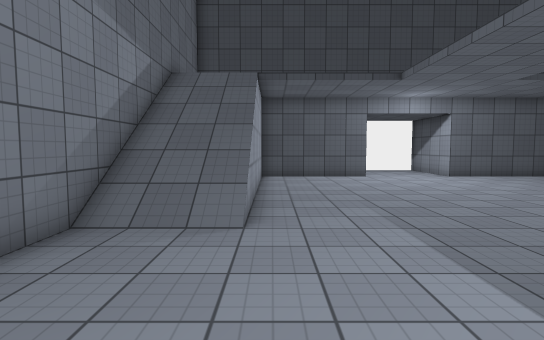
view 1 (above)

14 first-person views from a walk through a 3-D level made in the Unity game engine. The camera is 1.4 m above the floor, tilts 4° down and sees 80° across. The floor is counted in squares, 1 m on a side. Each view is taken from the middle of a square. On the plan, view 1 faces up. The plan holds only what a view shows up to about 15 squares ahead; the rest is blank. The place goes on beyond the plan. The player is left out. Some animated figures are not drawn. Surface patterns are stand-ins for the level's own textures.

view 2
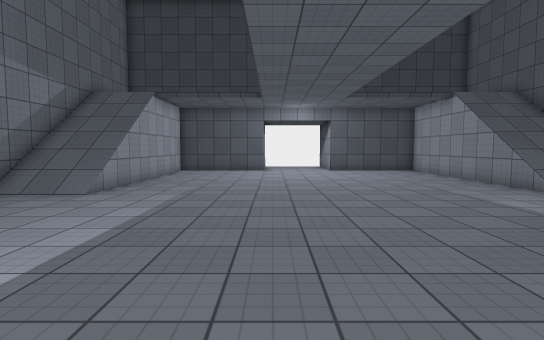

view 3
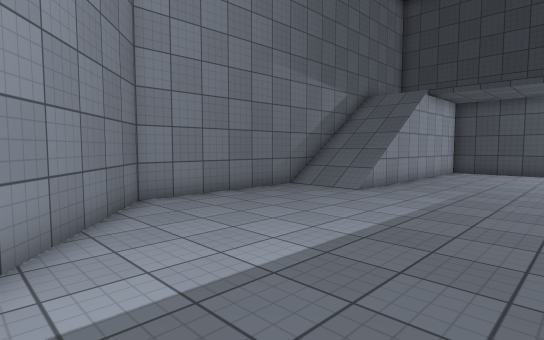

view 4
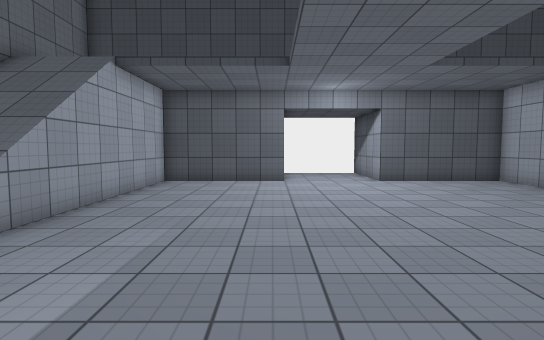

view 5
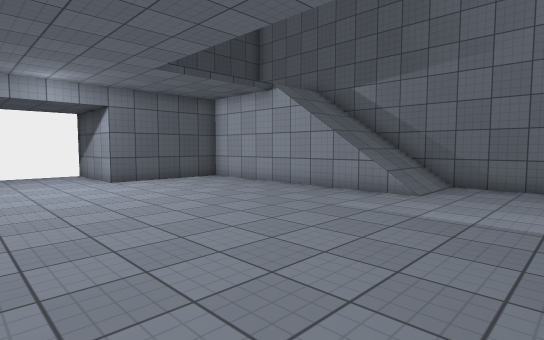

view 6
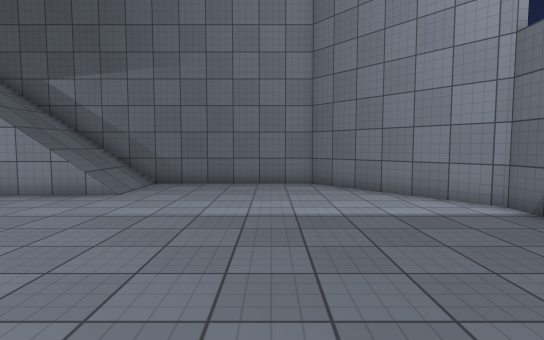

view 7
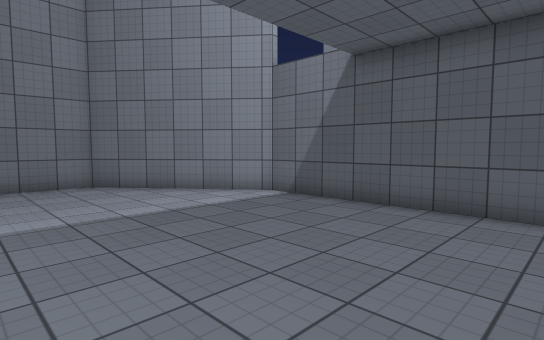

view 8
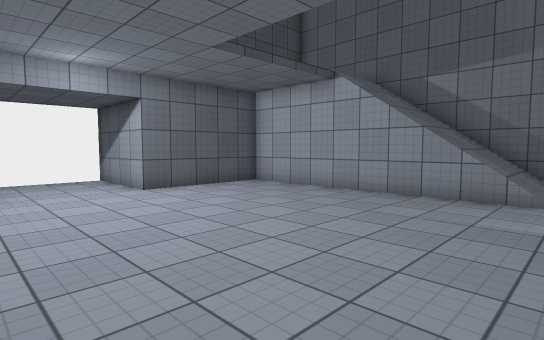

view 9
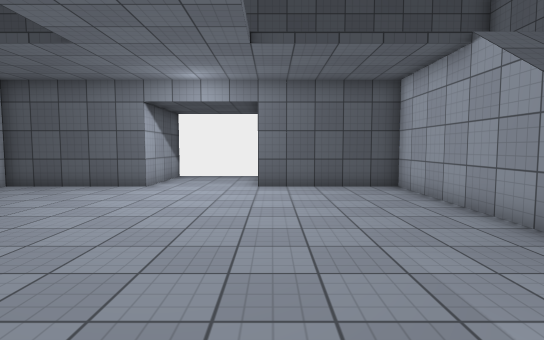

view 10
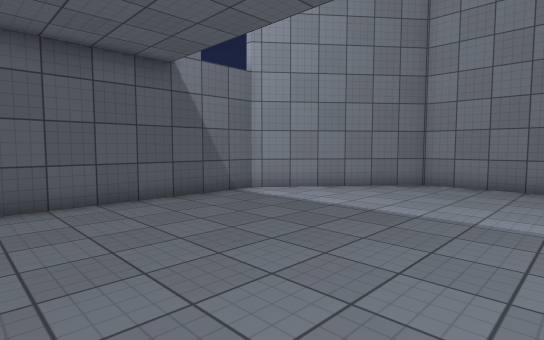

view 11
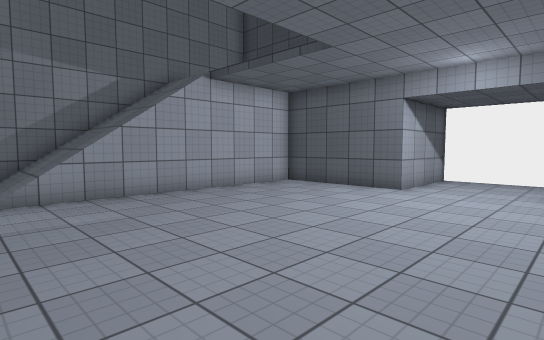

view 12
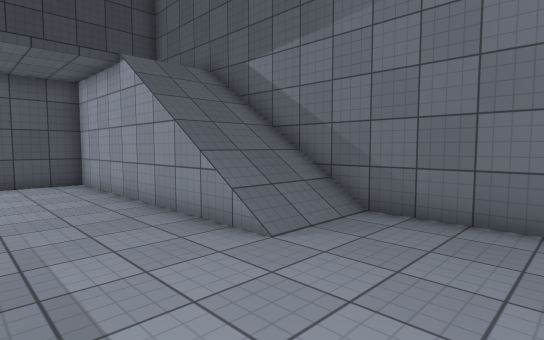

view 13
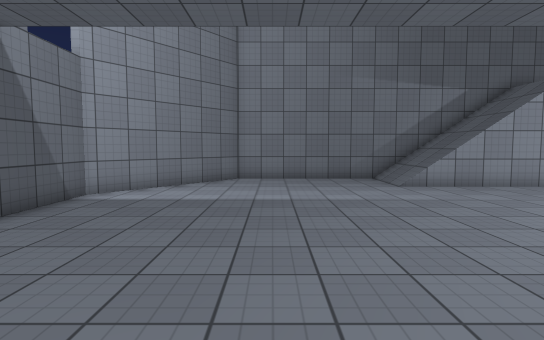

view 14
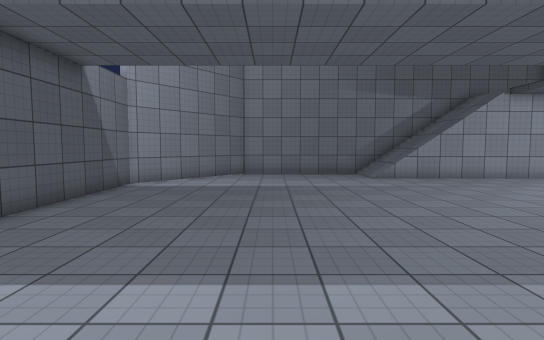

### Floor plan
Key: @ floor where view 1 was taken; # wall or solid block; . floor; / step, stairs or slope.
Columns run from 4 left of view 1 to 17 right of it. Each row starts with its distance up from view 1.
 20         ######
 19         #....#
 18         #....#
 17         #....#
 16 #########....#########
 15 #   ..............   #
 14 #   ..............   #
 13 #   ..............   #
 12 #   ..............   #
 11 #///..............///#
 10 #///..............///#
  9 #///..............///#
  8 #///..............///#
  7 #///..............///#
  6 #///..............///#
  5 #....................#
  4 #....................#
  3 #....................#
  2 #....................#
  1 #....................#
  0 #...@................#
 -1 ##..................##
 -2  ##................##
 -3   ###............###
 -4     ##..........##
 -5      ############

Where each view was taken, in squares from view 1:
view 1: 0 up, 0 right, facing up
view 2: 4 down, 5 right, facing up
view 3: 4 down, 5 right, facing up-left
view 4: 2 up, 4 right, facing up
view 5: 2 up, 4 right, facing up-right
view 6: 1 up, 4 right, facing right
view 7: 3 up, 4 right, facing down-right
view 8: 5 up, 4 right, facing up-right
view 9: 4 up, 9 right, facing up
view 10: 4 up, 9 right, facing down-left
view 11: 5 up, 9 right, facing up-left
view 12: 2 up, 10 right, facing up-right
view 13: 1 up, 11 right, facing left
view 14: 1 up, 14 right, facing left
